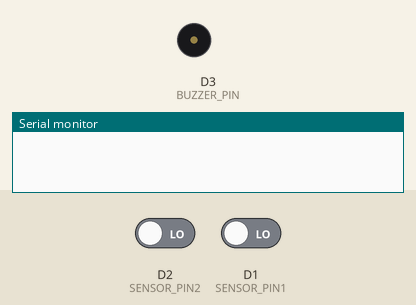
The sketch below on a simulated ESP8266 (NodeMCU). Shown: buzzer (waves = sounding, pin HIGH), the last lines printed to the serial monitor. Inputs (shaded band) come from the test bench; at power-on: D2 (SENSOR_PIN2) LOW, D1 (SENSOR_PIN1) LOW.

Above: at 4.8 s.
4.9 s: D2 (SENSOR_PIN2) driven HIGH
At 10.7 s:
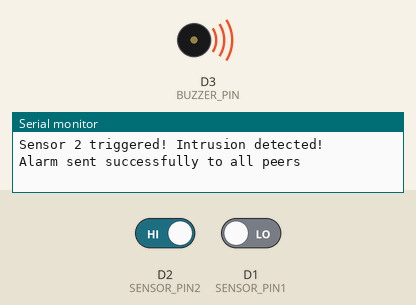
10.9 s: D2 (SENSOR_PIN2) driven LOW
At 12.0 s:
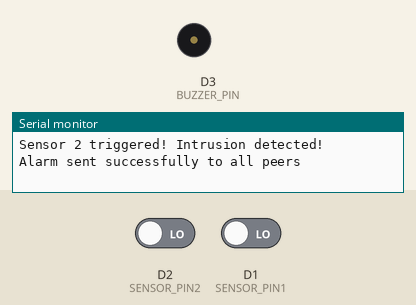
13.6 s: D1 (SENSOR_PIN1) driven HIGH
At 19.3 s:
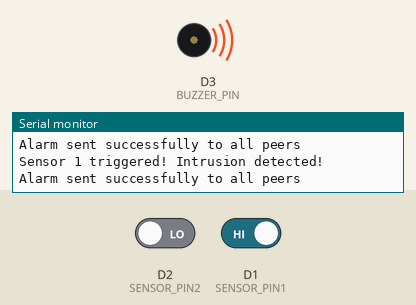
Timing chart, 0 to 25.6 s (numbered marks = the images above; inputs shaded):
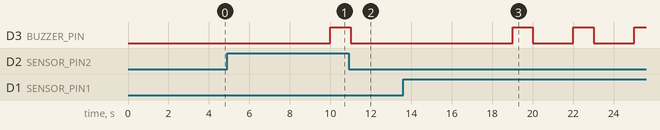

Measured:
- after the input at 4.9 s, D3 (BUZZER_PIN): LOW → HIGH after 5.1 s
- after the input at 10.9 s, D3 (BUZZER_PIN): goes on until 11.0 s, then stays LOW
- after the input at 13.6 s, D3 (BUZZER_PIN): alternates HIGH for 1.0 s and LOW for 2.0 s, starting after 5.4 s

The sketch:

Master_Node.ino
```cpp
#include <ESP8266WiFi.h>
#include <espnow.h>

// Define the MAC addresses for the receivers
uint8_t receiverAddress1[] = { 0xE8, 0xDB, 0x84, 0xE7, 0x8A, 0x63 }; // Receiver 1
uint8_t receiverAddress2[] = { 0x50, 0x02, 0x91, 0xD2, 0x88, 0x9F }; // Receiver 2

// Define the GPIO pins for the PIR sensors
#define SENSOR_PIN1 D1
#define SENSOR_PIN2 D2

// Define the GPIO pin for the buzzer
#define BUZZER_PIN D3

// Define debounce time in milliseconds
#define DEBOUNCE_TIME 3000  // 3 seconds debounce time

// Variables to store the last debounce time
unsigned long lastDebounceTime1 = 0;
unsigned long lastDebounceTime2 = 0;

// Variables to store the debounce state
bool lastSensor1State = LOW;
bool lastSensor2State = LOW;

void setup() {
  Serial.begin(74880);

  WiFi.mode(WIFI_STA);

  if (esp_now_init() != 0) {
    Serial.println("Error initializing ESP-NOW");
    return;
  }

  esp_now_set_self_role(ESP_NOW_ROLE_CONTROLLER);

  // Add peers
  if (esp_now_add_peer(receiverAddress1, ESP_NOW_ROLE_SLAVE, 0, NULL, 0) != 0) {
    Serial.println("Failed to add peer 1");
    return;
  }

  if (esp_now_add_peer(receiverAddress2, ESP_NOW_ROLE_SLAVE, 0, NULL, 0) != 0) {
    Serial.println("Failed to add peer 2");
    return;
  }

  pinMode(SENSOR_PIN1, INPUT);
  pinMode(SENSOR_PIN2, INPUT);
  pinMode(BUZZER_PIN, OUTPUT);  // Set buzzer pin as output
}

void loop() {
  bool currentSensor1State = digitalRead(SENSOR_PIN1);
  bool currentSensor2State = digitalRead(SENSOR_PIN2);

  unsigned long currentTime = millis();

  // Handle sensor 1 with debounce logic
  if (currentSensor1State != lastSensor1State) {
    lastDebounceTime1 = currentTime;
  }

  if ((currentTime - lastDebounceTime1) > DEBOUNCE_TIME) {
    if (currentSensor1State == HIGH) {
      Serial.println("Sensor 1 triggered! Intrusion detected!");
      String message = "ALARM";
      // Send message to all peers
      int result1 = esp_now_send(receiverAddress1, (uint8_t *)message.c_str(), message.length());
      int result2 = esp_now_send(receiverAddress2, (uint8_t *)message.c_str(), message.length());

      if (result1 == 0 && result2 == 0) {
        Serial.println("Alarm sent successfully to all peers");
      } else {
        Serial.println("Error sending alarm");
      }

      // Activate buzzer
      digitalWrite(BUZZER_PIN, HIGH);
      delay(1000); // Buzzer on for 1 second
      digitalWrite(BUZZER_PIN, LOW);
    }
  }

  // Handle sensor 2 with debounce logic
  if (currentSensor2State != lastSensor2State) {
    lastDebounceTime2 = currentTime;
  }

  if ((currentTime - lastDebounceTime2) > DEBOUNCE_TIME) {
    if (currentSensor2State == HIGH) {
      Serial.println("Sensor 2 triggered! Intrusion detected!");
      String message = "ALARM";
      // Send message to all peers
      int result1 = esp_now_send(receiverAddress1, (uint8_t *)message.c_str(), message.length());
      int result2 = esp_now_send(receiverAddress2, (uint8_t *)message.c_str(), message.length());

      if (result1 == 0 && result2 == 0) {
        Serial.println("Alarm sent successfully to all peers");
      } else {
        Serial.println("Error sending alarm");
      }

      // Activate buzzer
      digitalWrite(BUZZER_PIN, HIGH);
      delay(1000); // Buzzer on for 1 second
      digitalWrite(BUZZER_PIN, LOW);
    }
  }

  // Update the last state of sensors
  lastSensor1State = currentSensor1State;
  lastSensor2State = currentSensor2State;

  delay(2000); // Short delay to avoid excessive processing
}
```
